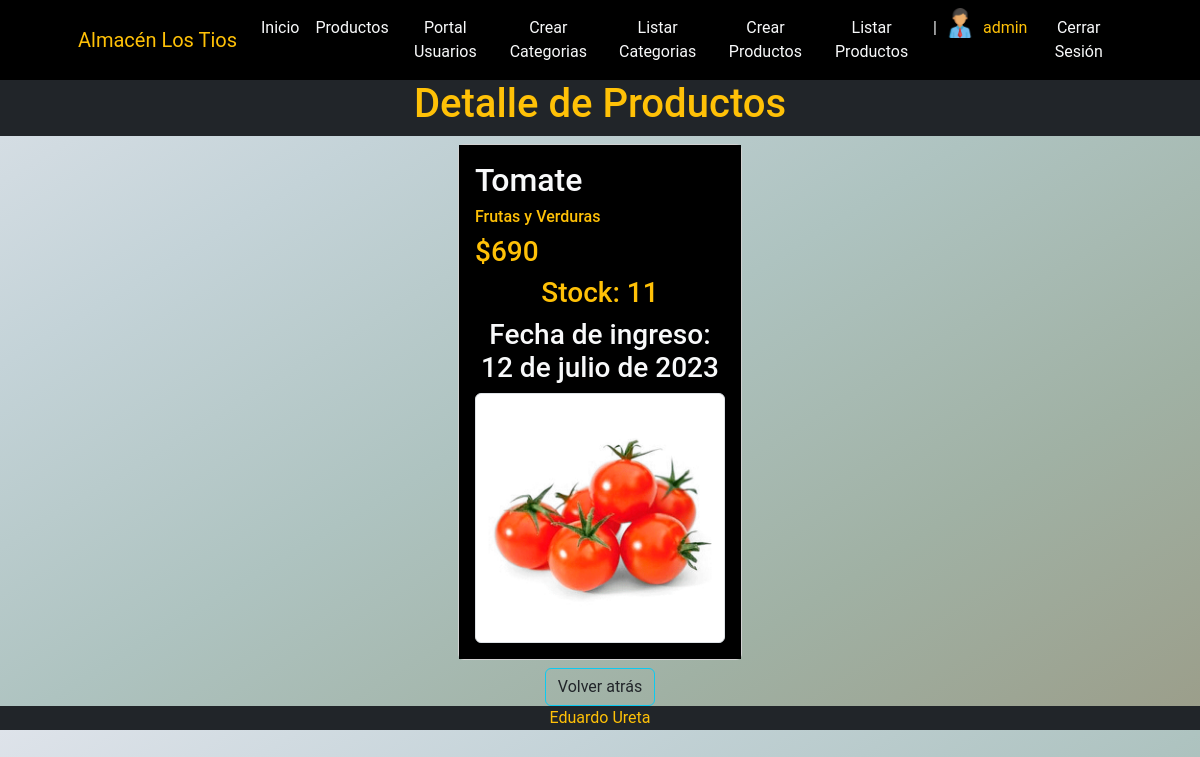
The app's page /productos/productos/details/1 (signed in) with its own data.
### apps/venta/models.py (models this page shows, shortened)
class Vendedor(models.Model):
    usuario = models.OneToOneField(User, on_delete=models.CASCADE, related_name="vendedor")
    celular = models.CharField(max_length=50)
    avatar = models.ImageField(upload_to="avatars", blank=True, null=True)

### apps/productos/models.py (models this page shows, shortened)
class Productos(models.Model):
    nombre = models.CharField(max_length=50, null=False)
    precio = models.PositiveIntegerField(null=False)
    cantidad = models.PositiveIntegerField(null=False)
    fecha_ingreso = models.DateField(default=timezone.now, null=False)
    categoria = models.ForeignKey(Categoria, on_delete=models.PROTECT)
    umbral_minimo = models.PositiveIntegerField(null=True, blank=False)
    imagen = models.ImageField(upload_to="imgprod",blank=False, null=True)

class Categoria (models.Model):
    nombre = models.CharField(max_length=20, null=False)
    descripcion = models.CharField(max_length=20, null=True)
    imagen = models.ImageField(upload_to="imgprod",blank=False, null=True)
    def __str__(self):
        return self.nombre

### apps/productos/views.py (the view)
# urls.py: path('productos/details/<int:pk>', views.ProductosDetail.as_view(), name='productos_details'),
class ProductosDetail(DetailView):
    model = models.Productos

### apps/carrito/context_processor.py (called while the page is built)
def total_carrito(request):
    total = 0
    if "carrito" in request.session:
        for key, value in request.session["carrito"].items():
            total += int(value.get("acumulado", 0))  # Manejo de valores faltantes
    return {"total_boleta": total}

### apps/productos/templates/productos/productos_detail.html
{% extends 'productos/index.html' %}
{% block TITULO %}
    <h1>Detalle de Productos</h1>
{% endblock TITULO %}
{% block BODY %}
<div class="d-flex justify-content-center">
    <div class="col-sm-6 col-md-4 col-lg-3">
        <div>
            <div class="card h-100 m-2">
                <div class="card-body bg-black">
                    <h2 class="card-title text-light">{{object.nombre}} </h2>
                    <h6 class="card-text text-warning">{{object.categoria}}</h6>
                    <h3 class="card-text text-warning">${{object.precio}}</h3>
                    <h3 class="card-text text-warning text-center">Stock: {{object.cantidad}}</h3>
                    <h3 class="card-text text-light text-center">Fecha de ingreso: <br> {{object.fecha_ingreso}}</h3>
                    <img class="img-fluid img-thumbnail rounded mx-auto d-block" src="{{object.imagen.url}}" alt="Imagen"></img>
                </div>
            </div>
        </div>
    </div>
</div>
<div class="d-flex justify-content-center ">
    <button class="btn btn-outline-info "><a class="nav-link text-dark text-center" href="{% url 'productos:productos_list' %}">Volver atrás</a></button>
</div>
{% endblock BODY %}

### apps/home/templates/home/navbar.html (shortened to what this page needs)
{% load static %}
<nav class="navbar navbar-expand-lg navbar-dark bg-black">
    <div class="container px-5 ">
        <a class="navbar-brand text-warning" href="#!">Almacén Los Tios</a>
        <div class="collapse navbar-collapse" id="navbarSupportedContent">
            <ul class="navbar-nav ms-auto mb-2 mb-lg-0">
                <li class="nav-item text-center"><a class="nav-link text-light" aria-current="page" href="{% url 'Home:home' %}">Inicio</a></li>
                <li class="nav-item text-center"><a class="nav-link text-light" href="{% url 'productos:index' %}">Productos</a></li>
                <li class="nav-item text-center"><a class="nav-link text-light" href="{% url 'usuarios:home' %}">Portal Usuarios</a></li>
                {% if user.is_authenticated %}
                    {% if user.is_staff %}
                        <li class="nav-item"></li><a href="{% url 'productos:categoria_create' %}" class="nav-link text-light text-center">Crear Categorias</a></li>
                        <li class="nav-item"></li><a href="{% url 'productos:categoria_list' %}" class="nav-link text-light text-center">Listar Categorias</a></li>
                        <li class="nav-item"></li><a href="{% url 'productos:productos_create' %}" class="nav-link text-light text-center">Crear Productos</a></li>
                        <li class="nav-item"></li><a href="{% url 'productos:productos_list' %}" class="nav-link text-light text-center">Listar Productos</a></li>
                    {% endif %}
                    <li class="nav-item text-center"><a class="nav-link text-light"> | </a></li>
                    {% if user.vendedor.avatar.url %}
                        <li class="nav-item text-center">
                            <img src="{{user.vendedor.avatar.url}}" alt="" style="height: 30px;"></img>
                        </li>
                    {% endif %}
                    <li class="nav-item text-center"><a class="nav-link text-warning" href="#!">{{user.username}}</a></li>
                    <li class="nav-item text-center"><a class="nav-link text-light" href="{% url 'Home:logout' %}">Cerrar Sesión</a></li>
                {% endif %}
            </ul>
        </div>
    </div>
</nav>

### apps/home/templates/home/base.html (style rules this page uses)
.fondo { background-image: linear-gradient(to right bottom, #dee3ea, #c4d3d8, #aec3c0, #a0b1a4, #9b9d89); }
.font-roboto { font-family: 'Roboto', sans-serif; }

### records on screen
Productos: nombre "Tomate", categoria "Frutas y Verduras", precio "690", cantidad "11", fecha_ingreso "12 de julio de 2023", imagen (picture)

### other values on screen
{{ user.username }} "admin"
